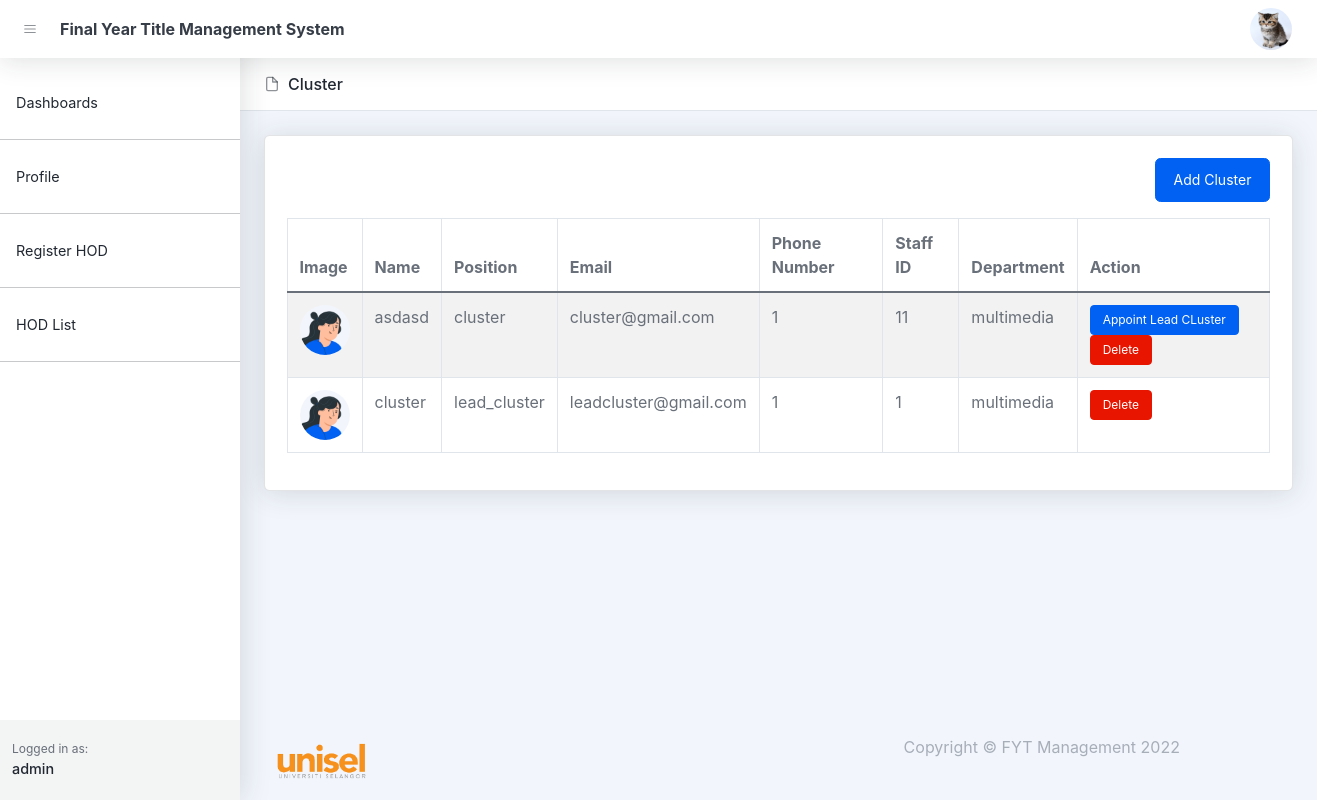
The page /appoint-lead-cluster.php (signed in) on the database as committed earlier.
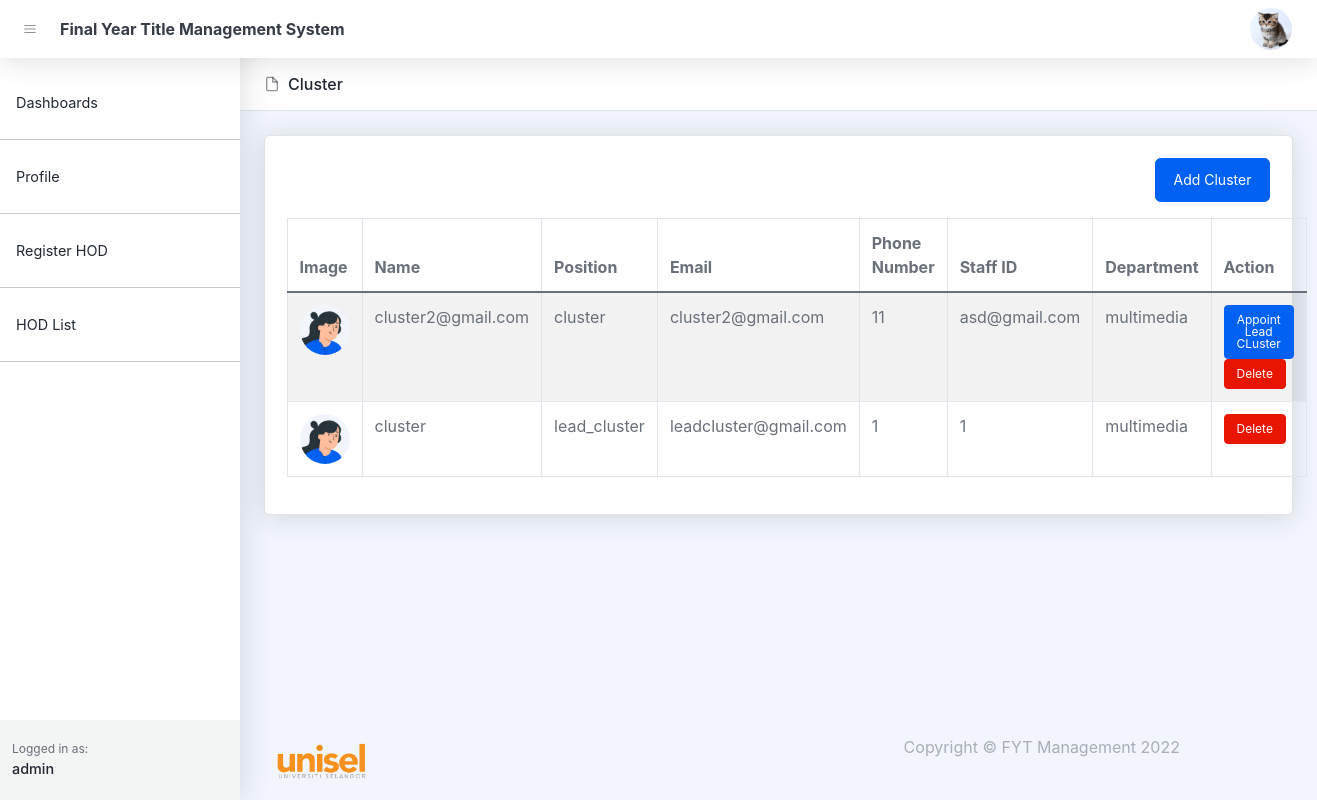
The same page on the database as committed later.
### tables this page shows
CREATE TABLE `users` (
  `id` bigint(20) UNSIGNED NOT NULL,
  `name` varchar(255) NOT NULL,
  `email` varchar(255) DEFAULT NULL,
  `handphone` varchar(255) DEFAULT NULL,
  `roles` varchar(255) DEFAULT NULL,
  `password` varchar(255) DEFAULT NULL,
  `image` text DEFAULT NULL,
  `created_at` timestamp NULL DEFAULT NULL,
  `updated_at` timestamp NULL DEFAULT NULL
);

CREATE TABLE `staffs` (
  `id` bigint(20) UNSIGNED NOT NULL,
  `user_id` bigint(20) NOT NULL,
  `roles` varchar(255) DEFAULT NULL,
  `staff_id` varchar(255) DEFAULT NULL,
  `department` varchar(255) DEFAULT NULL,
  `fypcoordinator_status` varchar(255) DEFAULT NULL,
  `cluster_status` varchar(255) DEFAULT NULL,
  `status` varchar(255) DEFAULT NULL,
  `created_at` timestamp NULL DEFAULT NULL,
  `updated_at` timestamp NULL DEFAULT NULL,
  `cluster_id` varchar(255) DEFAULT NULL
);

### appoint-lead-cluster.php (the view, shortened to what this page needs)
<!DOCTYPE html>
<html lang="en">
    <head>
       <?php include('layout_admin/header.php')?>
    </head>
    <body class="nav-fixed">
        <?php include('layout_admin/navbar.php')?>
        <div id="layoutSidenav">
            <div id="layoutSidenav_nav">
                <?php include('layout_admin/sidenav.php')?>
            </div>
            <div id="layoutSidenav_content">
                <main>
                    <header class="page-header page-header-compact page-header-light border-bottom bg-white mb-4">
                        <div class="container-xl px-4">
                            <div class="page-header-content">
                                <div class="row align-items-center justify-content-between pt-3">
                                    <div class="col-auto mb-3">
                                        <h1 class="page-header-title">
                                            <div class="page-header-icon"><i data-feather="file"></i></div>
                                            Cluster
                                        </h1>
                                    </div>
                                </div>
                            </div>
                        </div>
                    </header>
                    <?php
                        $conn = setDbConnection();
                        $clusters = null;
                        $query = "select users.* , staffs.id as cluster_id, staffs.staff_id, staffs.department, staffs.cluster_status from users
                        left join staffs on staffs.user_id = users.id
                        where staffs.roles = 'cluster' order by users.id desc";
                        $result = $conn->query($query);
                        if ($result->num_rows > 0) {
                            while ($row = $result->fetch_assoc()) {
                                $clusters[] = $row;
                            }
                        }
                    ?>
                    <div class="container-xl px-4">
                        <div class="card mb-4">
                            <div class="card-body">
                                <div class="d-flex justify-content-end align-items-center mb-3">
                                    <a href="/fyp/register-cluster.php" class="btn btn-primary">Add Cluster</a>
                                </div>
                                <table class="table table-bordered table-striped table-hover">
                                    <thead>
                                        <tr>
                                            <th>Image</th>
                                            <th>Name</th>
                                            <th>Position</th>
                                            <th>Email</th>
                                            <th>Phone Number</th>
                                            <th>Staff ID</th>
                                            <th>Department</th>
                                            <th>Action</th>
                                        </tr>
                                    </thead>
                                    <tbody>
                                        <?php
                                            if( $clusters != NULL){
                                                foreach ($clusters as $key => $value) {
                                                    $image = null;
                                                    $appointLeadBtn = null;
                                                    if(isset($value['image'])){
                                                        $image = '<img class="user-img" src="/fyp/assets/profile/'.$value['images'].'">';
                                                    }else{
                                                        $image = '<img class="user-img" src="/fyp/assets/img/illustrations/profiles/profile-1.png">';
                                                    }
                                                    if($value['cluster_status'] != 'lead_cluster'){
                                                        $appointLeadBtn  = '<button class="btn btn-primary btn-sm" type=submit name=apoint-lead-cluster>Appoint Lead CLuster</button>';
                                                    }
                                                    echo '
                                                    <tr>
                                                        <td>'.$image.'</td>
                                                        <td>'.$value['name'].'</td>
                                                        <td>'.$value['cluster_status'].'</td>
                                                        <td>'.$value['email'].'</td>
                                                        <td>'.$value['handphone'].'</td>
                                                        <td>'.$value['staff_id'].'</td>
                                                        <td>'.$value['department'].'</td>
                                                        <td class="">
                                                            <form action="/fyp/controllers/appoint-lead-cluster.php" method="post">
                                                                <input type=hidden value='.$value['cluster_id'].' name=cluster_id>
                                                                <div class="">
                                                                    '.$appointLeadBtn.'
                                                                    <a class="btn btn-danger btn-sm" href="controllers/hod/delete-cluster.php?cluster_id='.$value['id'].'">Delete</a>
                                                                </div>
                                                            </form
                                                        </td>
                                                    </tr>';
                                                }
                                            }else{
                                                echo '<tr><td colspan=8>No Cluster Created</td></tr>';
                                            }
                                        ?>
                                    </tbody>
                                </table>
                            </div>
                        </div>
                    </div>
                </main>
                <?php include('layout_admin/footer.php')?>
            </div>
        </div>
    </body>
</html>

### layout_admin/header.php (shortened to what this page needs)
<link href="https://cdn.jsdelivr.net/npm/simple-datatables@latest/dist/style.css" rel="stylesheet" />
<link href="https://cdn.jsdelivr.net/npm/litepicker/dist/css/litepicker.css" rel="stylesheet" />
<link href="css/styles.css" rel="stylesheet" />

### layout_admin/navbar.php (shortened to what this page needs)
<nav class="topnav navbar navbar-expand shadow justify-content-between justify-content-sm-start navbar-light bg-white" id="sidenavAccordion">
    <button class="btn btn-icon btn-transparent-dark order-1 order-lg-0 me-2 ms-lg-2 me-lg-0" id="sidebarToggle"><i data-feather="menu"></i></button>
    <a class="navbar-brand pe-3 ps-4 ps-lg-2" >Final Year Title Management System</a>
    <ul class="navbar-nav align-items-center ms-auto">
        <li class="nav-item dropdown no-caret dropdown-user me-3 me-lg-4">
            <a class="btn btn-icon btn-transparent-dark dropdown-toggle" id="navbarDropdownUserImage" href="javascript:void(0);" role="button" data-bs-toggle="dropdown" aria-haspopup="true" aria-expanded="false"><img class="img-fluid" src="
            <?php
                if(isset($_SESSION['image'])){
                    echo '/fyp/assets/profile/'.$_SESSION['image'];
                }else{
                    echo '/fyp/assets/img/illustrations/profiles/profile-1.png';
                }
            ?>" /></a>
        </li>
    </ul>
</nav>

### layout_admin/sidenav.php (shortened to what this page needs)
<nav class="sidenav shadow-right sidenav-light">
    <div class="sidenav-menu">
        <div class="nav accordion" id="accordionSidenav">
            <?php
                if($_SESSION['roles'] != 'student'){
                    echo'
                    <div class="mt-4">
                        <a class="nav-link" href="/fyp/dashboard.php">
                            Dashboards
                        </a>
                    </div>
                    <hr>
                    ';
                }
                echo '
                <a class="nav-link" href="/fyp/profiles.php">
                    Profile
                </a>
                <hr>
                ';
                if($_SESSION['roles'] == 'admin'){
                    echo '
                    <a class="nav-link" href="/fyp/register-hod.php">
                        Register HOD
                    </a>
                    <hr>
                    ';
                    echo '
                        <a class="nav-link" href="/fyp/hod-list.php">
                            HOD List
                        </a>
                    <hr>
                    ';
                }
            ?>
        </div>
    </div>
    <div class="sidenav-footer">
        <div class="sidenav-footer-content">
            <div class="sidenav-footer-subtitle">Logged in as:</div>
            <div class="sidenav-footer-title"><?php echo $_SESSION['name'] ?></div>
        </div>
    </div>
</nav>

### layout_admin/footer.php
<footer class="footer-admin mt-auto footer-light">
    <div class="container-xl px-4">
        <div class="row">
            <div class="col-md-6" >
                <img src="/fyp/assets/img/download-removebg-preview.png" alt="" style="height:50px;">
            </div>
            <div class="col-md-6">
                <div class="d-flex justify-content-center h-100">
                    Copyright &copy; FYT Management 2022
                </div>
            </div>
        </div>
    </div>
</footer>

### appoint-lead-cluster.php (style rules this page uses)
.user-img { width: 50px; height: 50px; border-radius: 50%; }

Rows that differ between the two databases and show on the page:
removed users: name "asdasd", staffs.cluster_status "cluster", email "cluster@gmail.com", handphone "1", staffs.staff_id "11", staffs.department "multimedia", shows "Appoint Lead CLuster"
added users: name "cluster2@gmail.com", staffs.cluster_status "cluster", email "cluster2@gmail.com", handphone "11", staffs.staff_id "asd@gmail.com", staffs.department "multimedia", shows "Appoint Lead CLuster"
